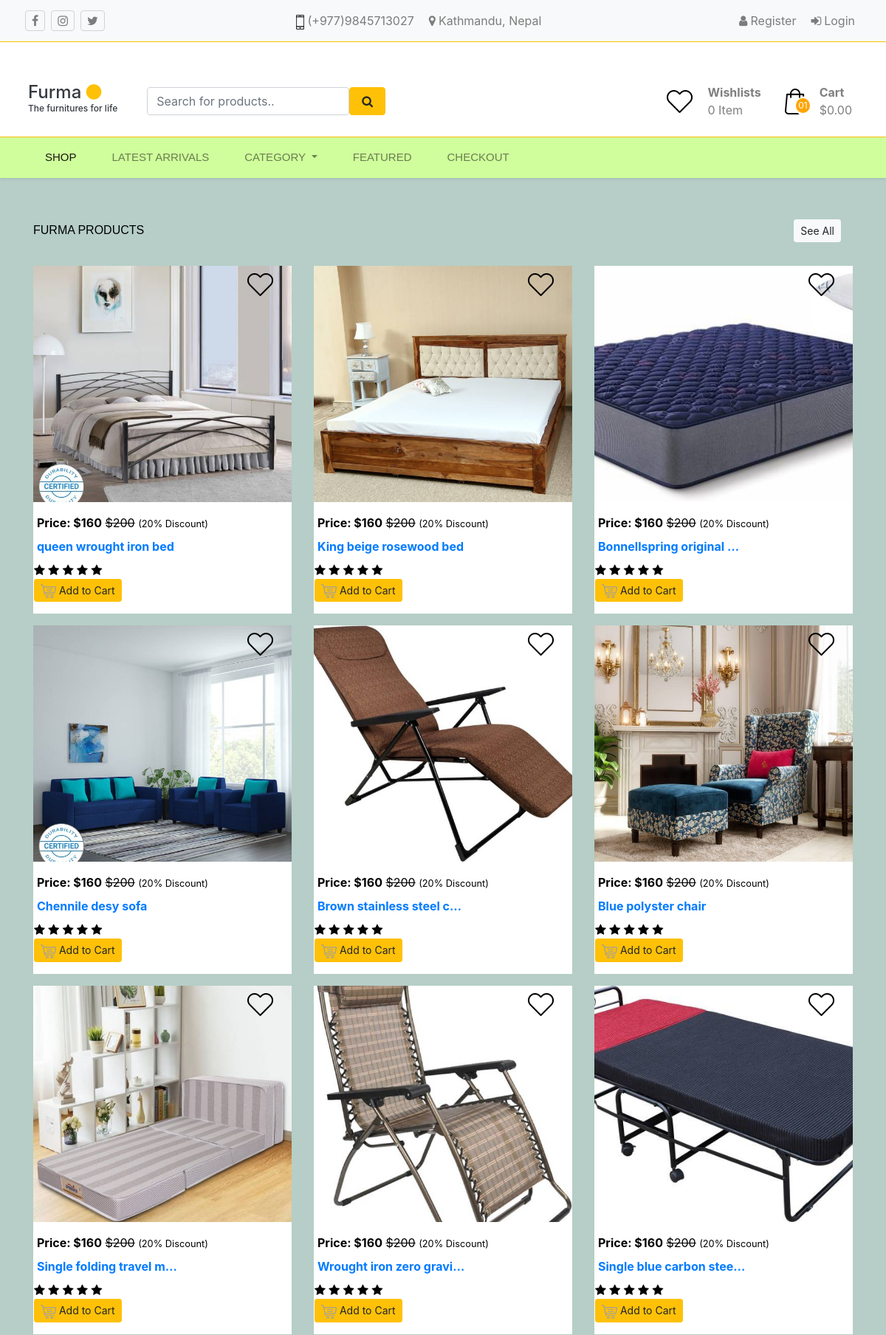
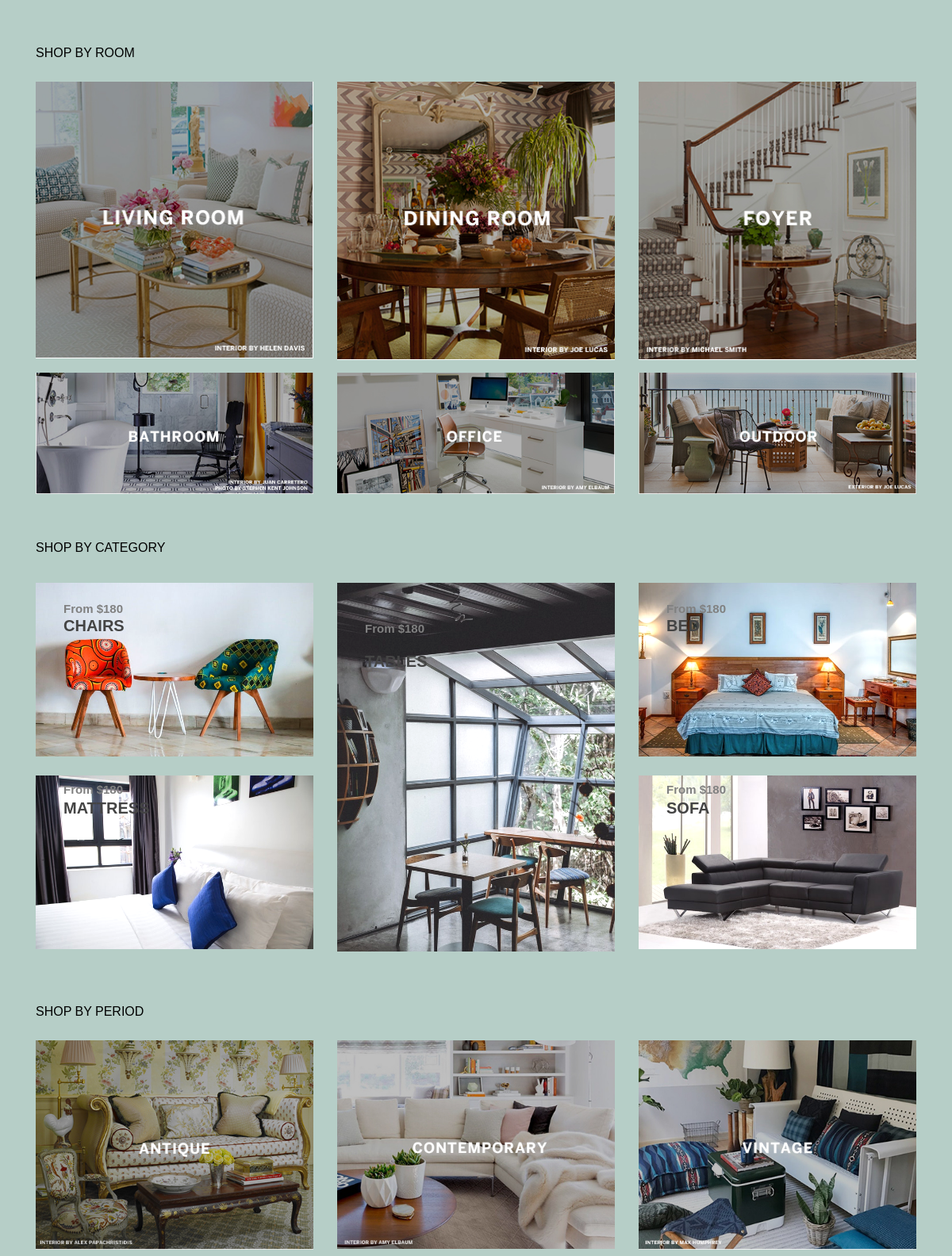
The page / on the database its author committed (2 pictures, top to bottom).
### catalogue/models.py (models this page shows, shortened)
class ProductImage(models.Model):
	product = models.ForeignKey('catalogue.Product',on_delete=models.PROTECT)
	original = models.FileField(upload_to="Product/Images")
	caption  = models.CharField(max_length=200,blank=True)
	display_order = models.PositiveIntegerField(default=0)
	created_date = models.DateTimeField(blank=True,null=True,auto_now_add=True)
	class Meta:
		verbose_name = "Product Image"
		verbose_name_plural = "Product Images"

class Product(models.Model):
	upc = models.CharField(max_length=64,blank=True,null=True,unique=True) #universal product code
	title = models.CharField(max_length=255)
	description = models.TextField(blank=True)
	product_class = models.ForeignKey('catalogue.ProductClass',null=True,blank=True,on_delete=models.PROTECT)
	product_attributes = models.ManyToManyField('catalogue.ProductAttribute',blank=True)
	categories = models.ManyToManyField('catalogue.Category')
	rating = models.FloatField(null=True,editable=True)
	is_discountable = models.BooleanField(default=True)
	created_on = models.DateTimeField(null=True,blank=True,auto_now_add=True)
	slug = models.SlugField(max_length=255, unique=False) ##used for generating valid url
	class Meta:
		verbose_name = "Product"
		verbose_name_plural = "Products"

class Option(models.Model):
	group = models.ForeignKey('catalogue.ProductGroup',on_delete=models.CASCADE)
	name = models.CharField(max_length=128)
	image = models.FileField(upload_to="product/group/images",blank=True)
	slug = models.SlugField(max_length=128,unique=True,blank=True)

### catalogue/views.py (the view)
# urls.py: path('',furmaHome.as_view(),name='home'),path('featured',FeaturedView.as_view(),name='featured'),
class furmaHome(View):
	def get(self,request):
		goptions = Option.objects.all()
		products = Product.objects.all()
		products = random.sample(list(products),9)
		pimages = []
		for product in products:
			pimg = ProductImage.objects.filter(product=product)[0]
			pimages.append(pimg)
		wishlines = wishlistLine.objects.all()
		return render(request,'catalogue/home.html',{'wishlines':wishlines,'options':goptions,
			'products':products,'pimages':pimages})

### catalogue/templatetags/catalogue_tags.py (called while the page is built)
@register.filter
def userlikedproduct(user,product):
	liked = False
	wishlists = []
	if user.is_authenticated:
		wishlists = WishList.objects.filter(owner=user)
	for wishlist in wishlists:
		wishlines = Line.objects.filter(wishlist=wishlist,product=product)
		for line in wishlines:
			liked = True
	return liked

@register.filter #register.simple_tags
def get_wishlistcount(user):
	wishlinecount = 0
	wishlists = []
	if user.is_authenticated:
		wishlists = WishList.objects.filter(owner=user)
	for wishlist in wishlists:
		wishlines = Line.objects.filter(wishlist=wishlist)
		wishlinecount += len(wishlines)
	return wishlinecount

### catalogue/templates/catalogue/home.html (shortened to what this page needs)
{%extends 'catalogue/base.html'%}
{%load static%}{%load catalogue_tags%}
{%block content%}
<header>
	<div class="navbar navbar-expand navbar-light bg-light shadow-md" style="">
		<div class="container">
			<ul class="navbar-nav mr-auto social-links">
				<li class="nav-item mx-1">
					<a href="#" class="nav-link">
						<span class="fa fa-facebook"></span>
					</a>
				</li>
				<li class="nav-item mx-1">
					<a href="#" class="nav-link">
						<span class="fa fa-instagram"></span>
					</a>
				</li>
				<li class="nav-item d-none d-sm-block mx-1">
					<a href="#" class="nav-link">
						<span class="fa fa-twitter"></span>
					</a>
				</li>
			</ul>
			<ul class="navbar-nav mx-auto">
				<li class="nav-item d-none d-md-block">
					<a class="nav-link">
						<div class="d-flex align-items-center">
							<div>
								<img src="{%static 'catalogue/img/core-img/phone.png'%}" width="100%">
							</div>
							<div class="px-1">(+977)9845713027</div>
						</div>
					</a>
				</li>
				<li class="nav-item d-none d-md-block">
					<a class="nav-link">
						<div class="d-flex align-items-center">
							<div>
								<span class="fa fa-map-marker"></span>
							</div>
							<div class="px-1">Kathmandu, Nepal</div>
						</div>
					</a>
				</li>
			</ul>
			<ul class="navbar-nav ml-auto">
			{%if not request.user.is_authenticated%}
				<li class="nav-item">
					<a href="#" class="nav-link">
						<div class="d-flex align-items-center">
							<div><span class="fa fa-user"></span></div>
							<div class="px-1">Register</div>
						</div>
					</a>
				</li>
				<li class="nav-item">
					<a href="#" class="nav-link">
						<div class="d-flex align-items-center">
							<div><span class="fa fa-sign-in"></span></div>
							<div class="px-1">Login</div>
						</div>
					</a>
				</li>
			{%endif%}
			</ul>
		</div>
	</div>
	<div class="navbar navbar-expand navbar-light bg-white pt-5 pb-3 border-top border-warning">
		<div class="container">
			<div class="d-flex align-items-center">
				<a href="{%url 'home'%}" class="navbar-brand">
					<div class="text-dark h4 py-0">
						<div class="brand-title">Furma <span class="fa fa-circle text-warning"></span></div>
						<div class="brand-tag">The furnitures for life</div>
					</div>
				</a>
			</div>
			<form class="searchform mr-auto pl-4 d-none d-md-block">
				<div class="d-flex">
					<input type="text" name="q" placeholder="Search for products.." class="form-control">
					<button class="btn btn-warning px-3"><span class="fa fa-search"></span></button>
				</div>
			</form>
			<ul class="navbar-nav">
				<li class="nav-item px-2 d-none d-sm-block">
					<a href="#" class="nav-link">
						<div class="d-flex align-items-center text-responsive">
							<div class="pr-1 wishlists-icon">
								<img src="{%static 'catalogue/img/core-img/heart.png'%}" width="100%">
							</div>
							<div class="pl-3 wishlists-content">
								<div class="wishlists-title"><b>Wishlists</b></div>
								<div>
									<span class="wishlists-count">{{request.user|get_wishlistcount}}</span>
									Item{%if request.user|get_wishlistcount > 1%}<span id="item-s">s</span>{%endif%}
								</div>
							</div>
						</div>
					</a>
				</li>
				<li class="nav-item px-2">
					<a href="/cart" class="nav-link">
						<div class="d-flex align-items-center">
							<div class="pr-1 cart-icon">
								<img src="{%static 'catalogue/img/core-img/cart0.png'%}" width="100%">
								<div class="cart-count"><span>01</span></div>
							</div>
							<div class="pl-3 cart-content">
								<div class="cart-title"><b>Cart</b></div>
								<div class="cart-price font">$0.00</div>
							</div>
						</div>
					</a>
				</li>
			</ul>
		</div>
	</div>
	<div class="navbar navbar-expand-md navbar-light shadow-sm border-top border-warning p-0" style="background: #d0fe9c">
		<div class="container">
			<div class="collapse navbar-collapse" id="menus">
				<ul class="navbar-nav mainmenu">
					<li class="nav-item px-3 py-2 {%block shopactive%}active{%endblock%}">
						<a href="{%url 'home'%}" class="nav-link text-uppercase pl-0">Shop</a>
					</li>
					<li class="nav-item px-3 py-2 {%block latestactive%}{%endblock%}">
						<a href="{%url 'latest'%}" class="nav-link text-uppercase">Latest Arrivals</a>
					</li>
					<li class="nav-item dropdown px-3 py-2 {%block categoryactive%}{%endblock%}">
						<a class="nav-link dropdown-toggle text-uppercase" href="#" id="navbarDropdown" role="button" data-toggle="dropdown" aria-haspopup="true" aria-expanded="false">
				          Category
				        </a>
					</li>
					<li class="nav-item px-3 py-2 {%block featuredactive%}{%endblock%}">
						<a href="{%url 'featured'%}" class="nav-link text-uppercase">Featured</a>
					</li>
					<li class="nav-item px-3 py-2 {%block checkoutactive%}{%endblock%}">
						<a href="{%url 'checkout'%}" class="nav-link text-uppercase">Checkout</a>
					</li>
				</ul>
			</div>
		</div>
	</div>
</header>
{%block homecontent%}
<div class="container homecontent">
	<div class="trending">
		{%if products%}
		<div class="d-flex align-items-center justify-content-between pt-5 pb-3">
			<div class="trending-title text-uppercase font-san-serif">Furma Products</div>
			<div>
				<a href="#" class="nav-link">
					<button class="btn btn-light btn-sm">See All</button>
				</a>
			</div>
		</div>
		<div class="row">
			{%for product in products%}
			<div class="col-md-4 my-2">
				<div class="trending-img-container">
					{%for pimg in pimages%}
						{%if pimg.product.id == product.id%}
							{%if pimg.display_order == 0%}
							<img src="{{pimg.original.url}}" class="image listimage proportional" alt="productimg">
							{%endif%}
						{%endif%}
					{%endfor%}
					<div class="item-heart" id="liked-{{product.id}}">
					{%if request.user|userlikedproduct:product%}
						<img src="{%static 'catalogue/img/core-img/redheart.png'%}" class="heart">
					{%else%}
					<img src="{%static 'catalogue/img/core-img/heart.png'%}" class="heart">
					{%endif%}
					</div>
					<div class="item-details py-3">
						<div class="row justify-content-between px-3">
							<div class="navbar-light">
								<div class="pl-1"><b>Price: $160</b> <del>$200</del> <small>(20% Discount)</small></div>
								<div class="item-title font-weight-bold">
									<a class="nav-link pl-1" href="/product/{{product.id}}">{{product.title|truncatechars:24}}</a>
								</div>
							</div>
							<div class="">
								<div class="item-rating">
									<span class="fa fa-star"></span>
									<span class="fa fa-star"></span>
									<span class="fa fa-star"></span>
									<span class="fa fa-star"></span>
									<span class="fa fa-star"></span>
								</div>
								<div class="item-cart text-right">
									<button class="btn btn-warning btn-sm addtocart-btn" type="button" id="addcart-{{product.id}}">
										<img src="{%static 'catalogue/img/core-img/cart.png'%}"> Add to Cart
									</button>
								</div>
							</div>
						</div>
					</div>
				</div>
			</div>
			{%endfor%}
		</div>
		{%endif%}
	</div>
	<div class="shop-room">
		{%if options%}
		<div class="shop-room-title pt-5 pb-3 text-uppercase font-san-serif">Shop By Room</div>
		<div class="row">
			{%for option in options%}
				{%if option.group.name == 'room'%}
				<div class="col-md-4 my-2">
					<img src="{{option.image.url}}" class="image listimage">
				</div>
				{%endif%}
			{%endfor%}
		</div>
		{%endif%}
	</div>
	<div class="shop-category">
		<div class="shop-category-title pt-5 pb-3 text-uppercase font-san-serif">Shop By Category</div>
		<div class="row">
			<div class="col-md-4 my-2">
				<div class="my-2 category-img-container">
					<img src="{%static 'catalogue/img/category/chairs.jpg'%}" class="image listimage">
					<div class="category-img-text category-img-price">From $180</div>
					<div class="category-img-text category-img-title">Chairs</div>
				</div>
				<div class="my-2 pt-3 category-img-container">
					<img src="{%static 'catalogue/img/category/mattress.jpg'%}" class="image listimage">
					<div class="category-img-text category-img-price">From $180</div>
					<div class="category-img-text category-img-title">Mattress</div>
				</div>
			</div>
			<div class="col-md-4 my-2">
				<div class="my-2 category-img-container">
					<img src="{%static 'catalogue/img/category/table.jpg'%}" class="image listimage">
					<div class="category-img-text category-img-price">From $180</div>
					<div class="category-img-text category-img-title">Tables</div>
				</div>
			</div>
			<div class="col-md-4 my-2">
				<div class="my-2 category-img-container">
					<img src="{%static 'catalogue/img/category/bed.jpg'%}" class="image listimage">
					<div class="category-img-text category-img-price">From $180</div>
					<div class="category-img-text category-img-title">Bed</div>
				</div>
				<div class="my-2 pt-3 category-img-container">
					<img src="{%static 'catalogue/img/category/sofa.jpg'%}" class="image listimage">
					<div class="category-img-text category-img-price">From $180</div>
					<div class="category-img-text category-img-title">Sofa</div>
				</div>
			</div>
		</div>
	</div>
	<div class="shop-period">
		{%if options%}
		<div class="shop-period-title pt-5 pb-3 text-uppercase font-san-serif">Shop By Period</div>
		<div class="row">
			{%for option in options reversed%}
				{%if option.group.name == 'period'%}
				<div class="col-md-4 my-2">
					<img src="{{option.image.url}}" class="image listimage">
				</div>
				{%endif%}
			{%endfor%}
		</div>
		{%endif%}
	</div>
</div>
{%endblock%}
{%endblock%}

### catalogue/templates/catalogue/base.html (shortened to what this page needs)
{%load static%}
<!DOCTYPE html>
<html lang="en-us">
<head>
	<link rel="stylesheet" type="text/css" href="{%static 'catalogue/css/bootstrap.min.css'%}">
	<link rel="stylesheet" type="text/css" href="{%static 'catalogue/css/font-awesome.min.css'%}">
	<link rel="stylesheet" type="text/css" href="{%static 'catalogue/css/style.css'%}">
</head>
<body>
	{%block content%}{%endblock%}
</body>
</html>

### catalogue/static/catalogue/css/style.css (style rules this page uses)
html,body { background: #b6cec7; color: #000; }
.brand-tag { font-size: 12px; }
.cart-icon { position: relative; }
.cart-count { position: absolute; bottom: 2px; right: -3px; background-color: orange; color: #fff; border-radius: 50%; -webkit-border-radius: 50%; -moz-border-radius: 50%; -o-border-radius: 50%; padding: 1px 3px; font-size: 12px; }
.mainmenu li { font-family: sans-serif; font-size: 15px; font-weight: normal; }
.image { width: 100%; cursor: pointer; }
.font-san-serif { font-family: sans-serif; font-size: 16px; }
.category-img-container { position: relative; }
.category-img-container img { filter: brightness(110%); }
.category-img-container .category-img-text { width: 100%; position: absolute; font-family: sans-serif; font-weight: bold; left: 10%; top: 0%; }
.category-img-container .category-img-title { top: 18%; font-size: 20px; text-transform: uppercase; cursor: pointer; color: #444; }
.category-img-container .category-img-price { top: 10%; font-size: 15px; color: gray; }
.proportional { min-height: 320px; max-height: 320px; object-fit: cover; object-position: center; transition: all 0.3s linear; }
.trending-img-container { position: relative; background: #fff; }
.item-heart { position: absolute; top: 10px; right: 25px; z-index: 10; cursor: pointer; }
.social-links li a { border: 1px solid lightgray; border-radius: 4px 4px; padding: 1px 10px; }

### rows shown on the page
Product: title "queen wrought iron bed"
ProductImage: original (picture)
Product: title "King beige rosewood bed"
ProductImage: original (picture)
Product: title "Bonnellspring original …"
ProductImage: original (picture)
Product: title "Chennile desy sofa"
ProductImage: original (picture)
Product: title "Brown stainless steel c…"
ProductImage: original (picture)
Product: title "Blue polyster chair"
ProductImage: original (picture)
Product: title "Single folding travel m…"
ProductImage: original (picture)
Product: title "Wrought iron zero gravi…"
ProductImage: original (picture)
Product: title "Single blue carbon stee…"
ProductImage: original (picture)
Option: image (picture)
Option: image (picture)
Option: image (picture)
Option: image (picture)
Option: image (picture)
Option: image (picture)
Option: image (picture)
Option: image (picture)
Option: image (picture)

### other values the page prints
{{ request.user|get_wishlistcount }} "0"
